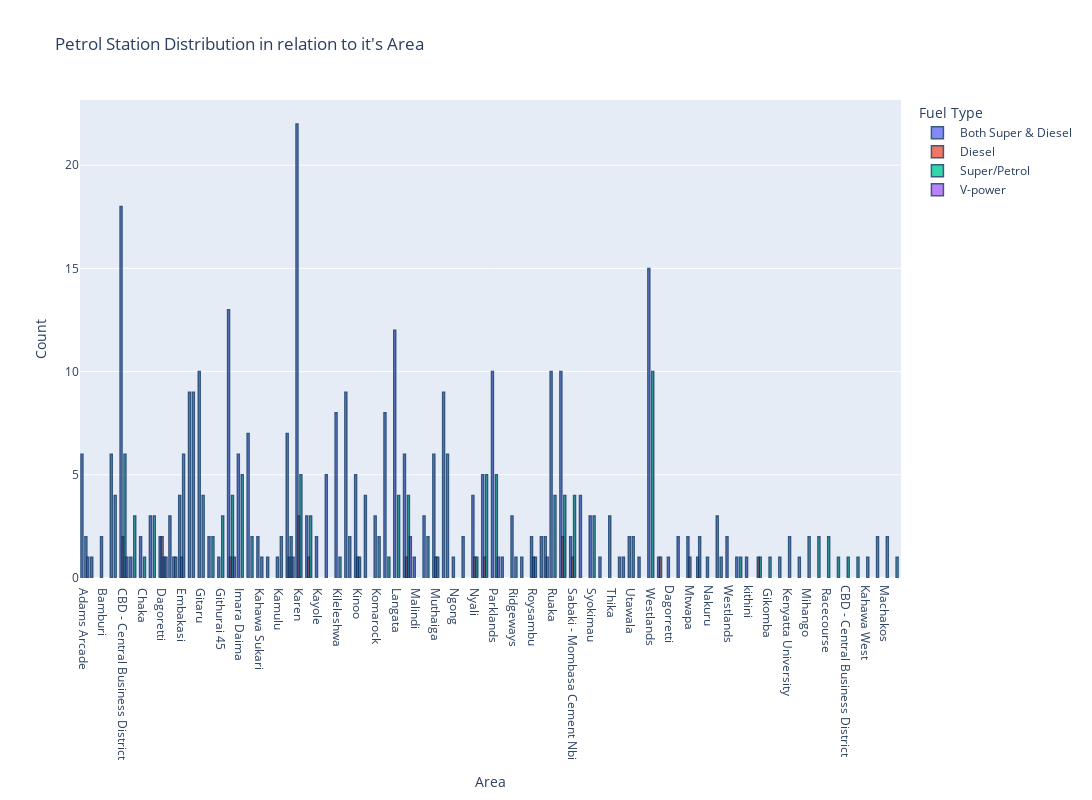

Write notebook code for a chart like this one.
### Markdown cell above
### Petrol Station Distribution in relation to the Area

### Code cell
#Fuel Type vs Area
fuel_station=petrol_data.loc[:,["Fuel Type","Area"]].groupby(["Fuel Type","Area"]).size().reset_index()
fuel_station.columns=["Fuel Type","Area","Count"]
fig=px.bar(fuel_station,x='Area',y='Count',color="Fuel Type",
          barmode='group',title="Petrol Station Distribution in relation to it's Area",
          height=800,width=2000)
fig.update_traces(marker_line_color='rgb(9,50,100)',marker_line_width=1.5,opacity=0.8)
fig.show()

### Figure 1 — Plotly figure (JSON) as saved in the notebook; plotly's stock layout.template omitted (floating-point values rounded to 4 significant figures)
{"data": [{"alignmentgroup": "True", "hovertemplate": "Fuel Type= Both Super & Diesel <br>Area=%{x}<br>Count=%{y}<extra></extra>", "legendgroup": " Both Super & Diesel ", "marker": {"color": "#636efa", "line": {"color": "rgb(9,50,100)", "width": 1.5}, "pattern": {"shape": ""}}, "name": " Both Super & Diesel ", "offsetgroup": " Both Super & Diesel ", "opacity": 0.8, "orientation": "v", "showlegend": true, "textposition": "auto", "type": "bar", "x": [" Adams Arcade", " Bahati ", " Bamburi ", " Buru Buru ", " CBD - Central Business District ", " Cabanas ", " Chaka ", " City Stadium ", " Dagoretti ", " Donholm ", " Embakasi ", " Garden City", " Gitaru ", " Githurai 44 ", " Githurai 45", " Hurlingham ", " Imara Daima ", " Industrial Area ", " Kahawa Sukari ", " Kamakis", " Kamulu ", " Kangemi ", " Karen ", " Kasarani ", " Kayole ", " Kikuyu ", " Kileleshwa ", " Kilimani", " Kinoo ", " Kiserian ", " Komarock ", " Kunste", " Langata ", " Lavington ", " Malindi", " Mlolongo ", " Muthaiga ", " Nairobi West ", " Ngong", " Njiru ", " Nyali ", " Ongata Rongai ", " Parklands ", " Riara Ridge", " Ridgeways", " Roasters ", " Roysambu ", " Ruai ", " Ruaka ", " Ruiru ", " Sabaki - Mombasa Cement Nbi ", " Survey of Kenya ", " Syokimau ", " Tassia ", " Thika", " Umoja ", " Utawala ", " Viwandani ", " Westlands ", " kilifi ", "Dagorretti", "Mombasa", "Mtwapa", "Nairobi", "Nakuru", "Narok", "Westlands ", "Windsor", "kithini "], "xaxis": "x", "y": [6, 1, 2, 6, 18, 1, 2, 3, 2, 3, 4, 9, 10, 2, 1, 13, 6, 7, 2, 1, 1, 7, 22, 3, 2, 5, 8, 9, 5, 4, 3, 8, 12, 6, 1, 3, 6, 9, 1, 2, 4, 5, 10, 1, 3, 1, 2, 2, 10, 10, 2, 4, 3, 1, 3, 1, 2, 1, 15, 1, 1, 2, 2, 1, 1, 3, 2, 1, 1], "yaxis": "y"}, {"alignmentgroup": "True", "hovertemplate": "Fuel Type= Diesel <br>Area=%{x}<br>Count=%{y}<extra></extra>", "legendgroup": " Diesel ", "marker": {"color": "#EF553B", "line": {"color": "rgb(9,50,100)", "width": 1.5}, "pattern": {"shape": ""}}, "name": " Diesel ", "offsetgroup": " Diesel ", "opacity": 0.8, "orientation": "v", "showlegend": true, "textposition": "auto", "type": "bar", "x": [" CBD - Central Business District ", " Dagoretti ", " Embakasi ", " Hurlingham ", " Kahawa Wendani ", " Kangemi ", " Karen ", " Kasarani ", " Kinoo ", " Lavington ", " Muthaiga ", " Nyali ", " Ongata Rongai ", " Roysambu ", " Ruiru ", " Sabaki - Mombasa Cement Nbi ", " kilifi ", "Mtwapa", "Nairobi"], "xaxis": "x", "y": [2, 2, 1, 1, 1, 1, 3, 1, 1, 1, 1, 1, 1, 1, 2, 1, 1, 1, 2], "yaxis": "y"}, {"alignmentgroup": "True", "hovertemplate": "Fuel Type= Super/Petrol <br>Area=%{x}<br>Count=%{y}<extra></extra>", "legendgroup": " Super/Petrol ", "marker": {"color": "#00cc96", "line": {"color": "rgb(9,50,100)", "width": 1.5}, "pattern": {"shape": ""}}, "name": " Super/Petrol ", "offsetgroup": " Super/Petrol ", "opacity": 0.8, "orientation": "v", "showlegend": true, "textposition": "auto", "type": "bar", "x": [" Adams Arcade", " Buru Buru ", " CBD - Central Business District ", " Cabanas ", " Chaka ", " City Stadium ", " Dagoretti ", " Donholm ", " Embakasi ", " Garden City", " Gikomba ", " Gitaru ", " Githurai 44 ", " Githurai 45", " Hurlingham ", " Imara Daima ", " Industrial Area ", " Joska ", " Kahawa Sukari ", " Kahawa Wendani ", " Kamulu ", " Kangemi ", " Karen ", " Kasarani ", " Kenyatta University ", " Kileleshwa ", " Kilimani", " Kinoo ", " Komarock ", " Kongowea ", " Kunste", " Langata ", " Lavington ", " Mihango ", " Mlolongo ", " Muthaiga ", " Nairobi West ", " Nanyuki", " Nyali ", " Ongata Rongai ", " Parklands ", " Racecourse", " Ridgeways", " Roysambu ", " Ruai ", " Ruaka ", " Ruiru ", " Sabaki - Mombasa Cement Nbi ", " Syokimau ", " Umoja ", " Utawala ", " Westlands ", " Zimmerman ", "CBD - Central Business District ", "Githunguri", "Kahawa West", "Kwa Ng'ethe", "Machakos", "Narok", "Nyayo stadium", "Windsor"], "xaxis": "x", "y": [2, 4, 6, 3, 1, 3, 1, 1, 6, 9, 1, 4, 2, 3, 4, 5, 2, 1, 1, 1, 2, 2, 5, 3, 2, 1, 2, 1, 2, 1, 1, 4, 4, 2, 2, 1, 6, 2, 1, 5, 5, 2, 1, 1, 2, 4, 4, 4, 3, 1, 2, 10, 1, 1, 1, 1, 2, 2, 1, 1, 1], "yaxis": "y"}, {"alignmentgroup": "True", "hovertemplate": "Fuel Type= V-power <br>Area=%{x}<br>Count=%{y}<extra></extra>", "legendgroup": " V-power ", "marker": {"color": "#ab63fa", "line": {"color": "rgb(9,50,100)", "width": 1.5}, "pattern": {"shape": ""}}, "name": " V-power ", "offsetgroup": " V-power ", "opacity": 0.8, "orientation": "v", "showlegend": true, "textposition": "auto", "type": "bar", "x": [" Adams Arcade", " CBD - Central Business District ", " Dagoretti ", " Donholm ", " Hurlingham ", " Kangemi ", " Lavington ", " Parklands ", " Ruai "], "xaxis": "x", "y": [1, 1, 1, 1, 1, 1, 2, 1, 1], "yaxis": "y"}], "layout": {"barmode": "group", "height": 800, "legend": {"title": {"text": "Fuel Type"}, "tracegroupgap": 0}, "title": {"text": "Petrol Station Distribution in relation to it's Area"}, "width": 2000, "xaxis": {"anchor": "y", "domain": [0.0, 1.0], "title": {"text": "Area"}}, "yaxis": {"anchor": "x", "domain": [0.0, 1.0], "title": {"text": "Count"}}}}
